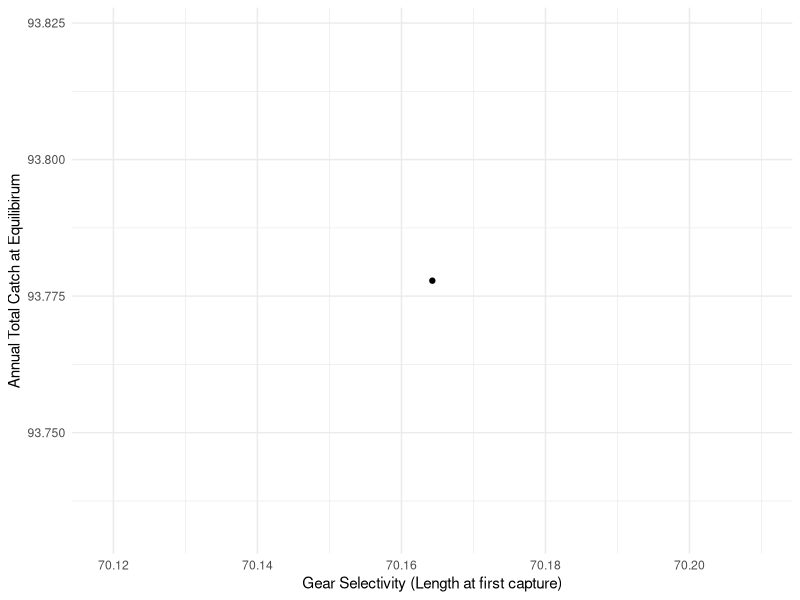
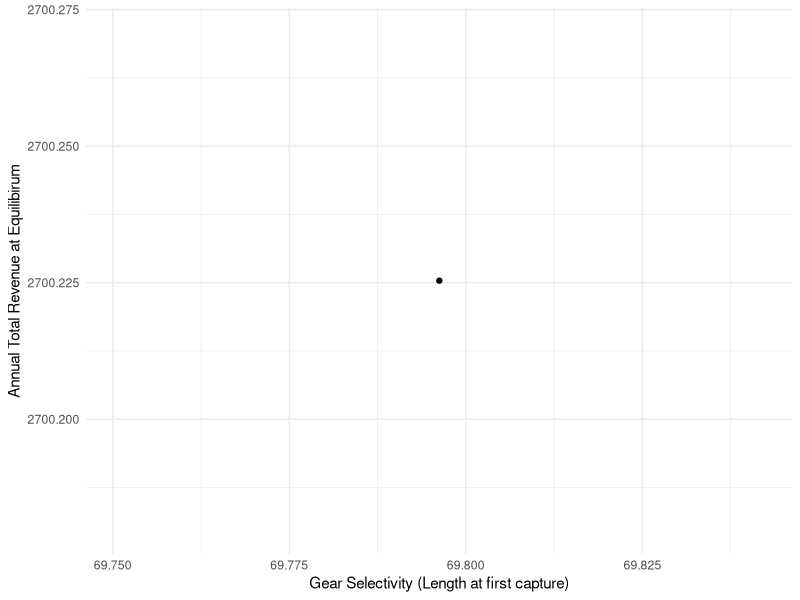
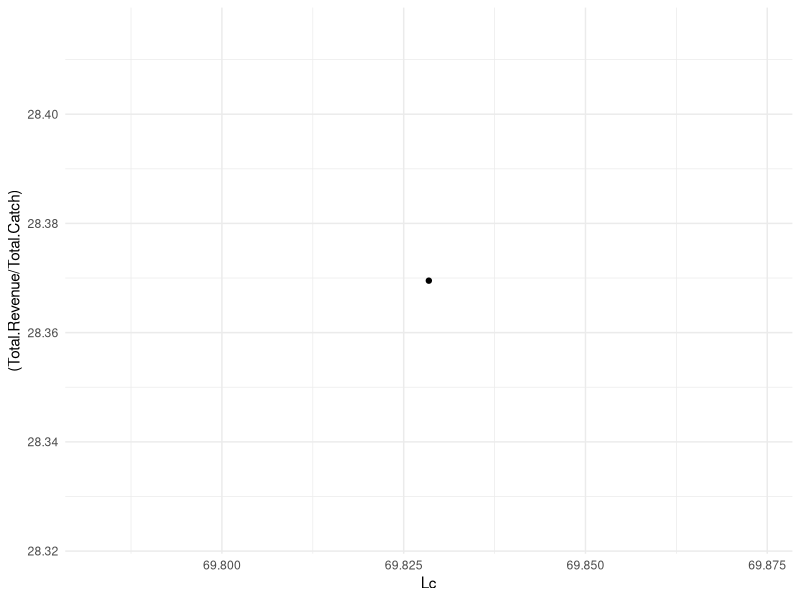
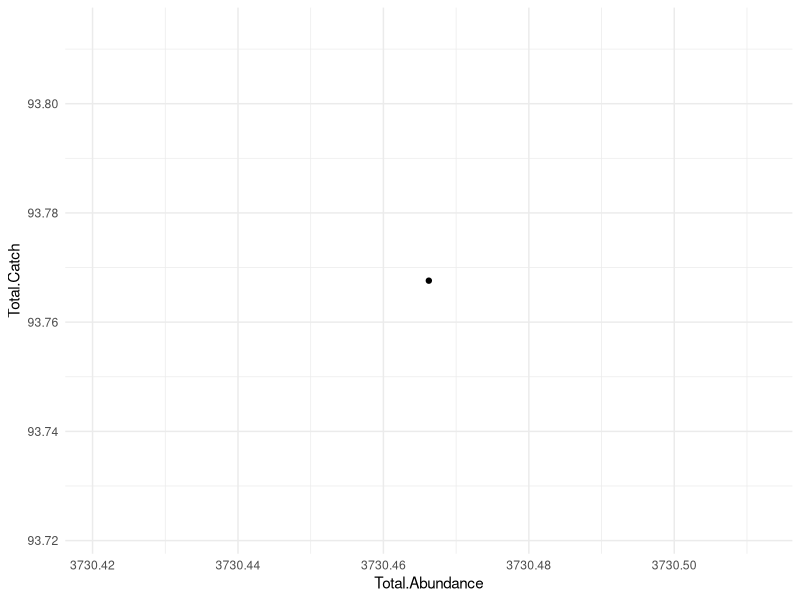

Generate these figures, in order, with R:
## ---- chunk 1
rm(list=ls())


#Set Model----
NumYears = 25

R0 = 1000

## ---- chunk 2
Linf = 122.1
K = 0.172
to = 0.919
  
Wa = 0.024
  
Wb = 2.824
  


#Length (cm) at which a fish is  mature

m = 55


#Natural mortality
M <- 0.258

F <- 0.15

# BHa <- 054.6 #this is made up
# 
# BHb <- 0.0089 #this is made up

h=0.7

## ---- chunk 3

#Our max age is 18 years
Age <- seq(1,18,1)

Length <- Linf*(1-exp(-K*(Age-to)))

#Converts lengths (cm) to weight (g)
Weight <- Wa*Length^Wb

#Length at first capture
Lc = 70
  
  #seq(20, 100, 3 )

#Maturity
Ma = ifelse(Length < m, 0, 1)

#realitve fecundity - produce about 41 eggs per gram 
#SOURCE: https://www.scribd.com/doc/81002346/Crecimiento-y-Reproduccion-de-corvina
fa <- Weight*41

#Price per USD per kg is dependent on size of fish
Price <- c(0.71,3.25,4.31)
## ---- chunk 4
N_at <- data.frame(matrix(data = NA, ncol = max(Age), nrow = NumYears))
colnames(N_at) = as.character(c(Age))

Eggs <- vector(length = NumYears)

Catch <- data.frame(matrix(data = NA, ncol = max(Age) + 1, nrow = NumYears))
colnames(Catch) <- as.character(c(Age,'Total'))
                        

Revenue <- data.frame(matrix(data = NA, ncol = 4, nrow = NumYears))
colnames(Revenue) =c('small',
                     'med',
                     'large',
                     'total')


#Scenarios based on length at first capture (Lc)



Results <- data.frame(matrix(data = NA, ncol = max(Age) + 3 , nrow = length(Lc)))
colnames(Results) <- as.character(c('Lc', Age,'Total.Catch','Total.Revenue'))

## ---- chunk 5



#this sets top left
N_at[1,1] = R0


#  Set inital condition in year t = 0 (assumes no fishing)
for (a in 1:17){
 
  N_at[1,a+1] = N_at[1,(a)]*exp(-M)
  
}



#Length (cm) at which a fish is vulnerable to fishing mortality



for (s in 1:length(Lc)) {
  
Va = ifelse(Length < Lc[s], 0, 1)

#Eggs in year 1
Eggs[1] = sum(N_at[1,]*fa*Ma) # this is equal to pi * R0

phi <- Eggs[1]

Catch[1,] = 0

    
    for (t in 2:NumYears) {
      
    N_at[t,1] =  (0.8*R0*h*(sum(N_at[t-1,]*fa*Ma)))/(0.2*phi*(1-h)+(h-0.2)*(sum(N_at[t-1,]*fa*Ma)))
      
        for (a in 1:17) {
        
        
        # Introduce fishing as Va*F  
          N_at[t,a+1] = exp(-M - Va[a]*F)*N_at[(t - 1),(a)]
          
          
          
         #Catch by cohort = number of individual age a in year t - indvid. age a captured in year t
          
           Catch[t,a+1] = ((Va[a+1]*F)/(Va[a+1]*F+M))*N_at[(t),(a+1)]*(1 - exp(-M - Va[a+1]*F))
          
           Catch[t,1] = 0
          
        }
    
     Catch$Total[t] = sum(Catch[t,1:18])  
    
     Eggs[t] = sum(N_at[t,]*fa*Ma)
     
     #Calculate Revenue by commercial class
     
      Revenue[t,1] = sum(Weight[1:2]*Catch[t,1:2]*Price[1]/1000)
      
      Revenue[t,2] = sum(Weight[3:4]*Catch[t,3:4]*Price[2]/1000)
      
      Revenue[t,3] = sum(Weight[5:max(Age)]*Catch[t,5:max(Age)]*Price[3]/1000)
      
      Revenue[t,4] = sum(Revenue[t,1:3])
          
    }

Results[s,1] = Lc[s]

Results[s,2:19] = N_at[NumYears,]

Results[s,20] = Catch$Total[NumYears]

Results[s,21] = Revenue$total[NumYears]

}
## ---- chunk 6
library(ggplot2)

# Lc.Catch = 
  ggplot(Results, aes(x=Lc, y= Total.Catch)) +
              geom_jitter() +
              labs(x="Gear Selectivity (Length at first capture)", y = "Annual Total Catch at Equilibirum" ) +
              theme_minimal()
          
## ---- chunk 7

# 
# Lc.Rev =
  
  ggplot(Results, aes(x=Lc, y= Total.Revenue)) +
              geom_jitter() +
              labs(x="Gear Selectivity (Length at first capture)", y = "Annual Total Revenue at Equilibirum" ) +
              theme_minimal()
          
## ---- chunk 8



ggplot(Results, aes(x=Lc, y= (Total.Revenue/Total.Catch))) +
              geom_jitter() +
              theme_minimal()
          
## ---- chunk 9


Results$Total.Abundance = apply(Results[2:19],1, sum)
   
ggplot(Results, aes(x=Total.Abundance, y= Total.Catch)) +
              geom_jitter() +
              theme_minimal()
          
## ---- chunk 10
# Revenue$Lc = seq(1:length(Revenue$small)) 
# 
# Revbar = gather(Revenue[, c(1:3,5)],'Size.Class' ,'Revenue', 1:3)
# 
# 
# library(ggplot2)
# 
# 
# ggplot(Revbar, aes(x= Lc, y= Revenue, fill =factor(Size.Class ))) +
#   geom_bar(stat="identity",position = "stack")
# 

#
## ---- chunk 11

# df.hist = stack(N_at[NumYears, ])
# 
# barplot(df.hist$values, names.arg = df.hist$ind)
# 
# CatchCurve <- lm(log(values) ~ ind, data = df.hist)
# 
# Z.est = -CatchCurve$coefficients[2]
# 
# print(Z.est)
## ---- chunk 12

#Calculate Revenue by commercial class------

# for (t in 1:NumYears){
# 
#   Revenue[t,1] = sum(Weight[1:2]*Catch[t,1:2]*Price[1])
#   
#   Revenue[t,2] = sum(Weight[3:5]*Catch[t,3:5]*Price[2])
#   
#   Revenue[t,3] = sum(Weight[5:max(Age)]*Catch[t,5:max(Age)]*Price[3])
#   
#   Revenue[t,4] = sum(Revenue[t,1:3])
#   
# }
